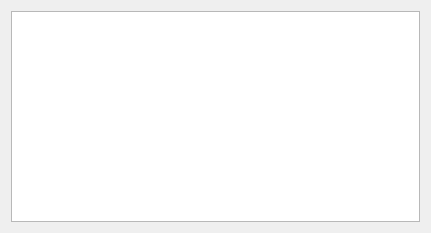
<?xml version="1.0" encoding="UTF-8"?>
<ui version="4.0">
 <class>AmendCommitMessageDialog</class>
 <widget class="QDialog" name="AmendCommitMessageDialog">
  <property name="geometry">
   <rect>
    <x>0</x>
    <y>0</y>
    <width>431</width>
    <height>233</height>
   </rect>
  </property>
  <property name="windowTitle">
   <string>Amend Commit Message</string>
  </property>
  <layout class="QVBoxLayout" name="verticalLayout">
   <item>
    <widget class="QPlainTextEdit" name="textMessage"/>
   </item>
  </layout>
 </widget>
 <resources/>
 <connections/>
</ui>
